Frame 1 (no input): blank canvas, image omitted
Frame 60 (no input): blank canvas, image omitted
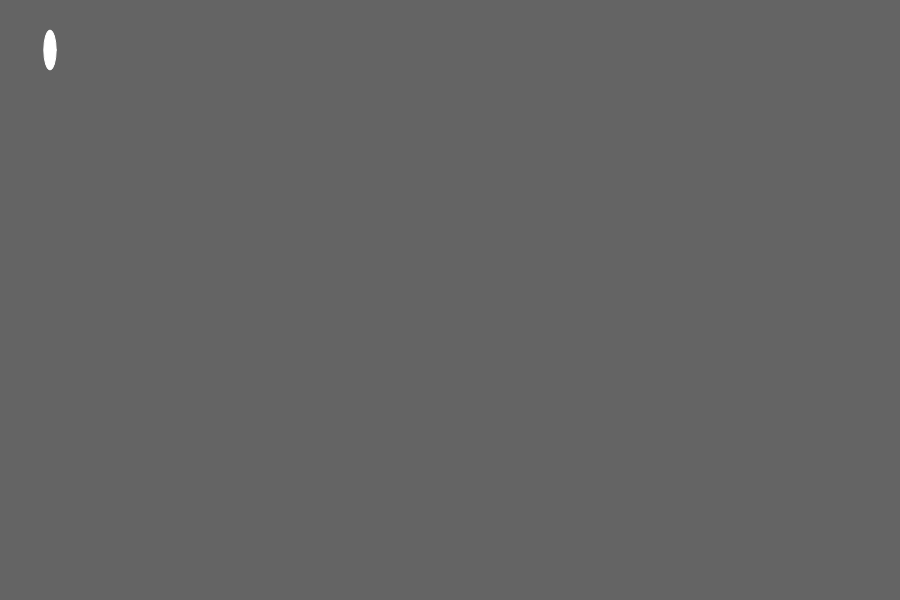
Frame 120 (the mouse pressed at the canvas centre since frame 60)

The p5.js sketch whose frames 1 and 60 were blank and that drew this single picture after the mouse press (run headless with seeded random() and noise() and a simulated clock; from frame 60 on, the mouse is pressed at the canvas centre):

// p5.js sketch
// ── sketch.js
var t = 0.0;

function setup() {
  // put setup code here
    createCanvas(900, 600);    // **change** size() to createCanvas()
    stroke(255);               // stroke() is the same
    //noFill();                  // noFill() is the same
}

function draw() {
  // put drawing code here
    background(100);
    ellipse(50,50,20*sin(t/10.0),40);

    //println(t);

    t += 1.0;
}
